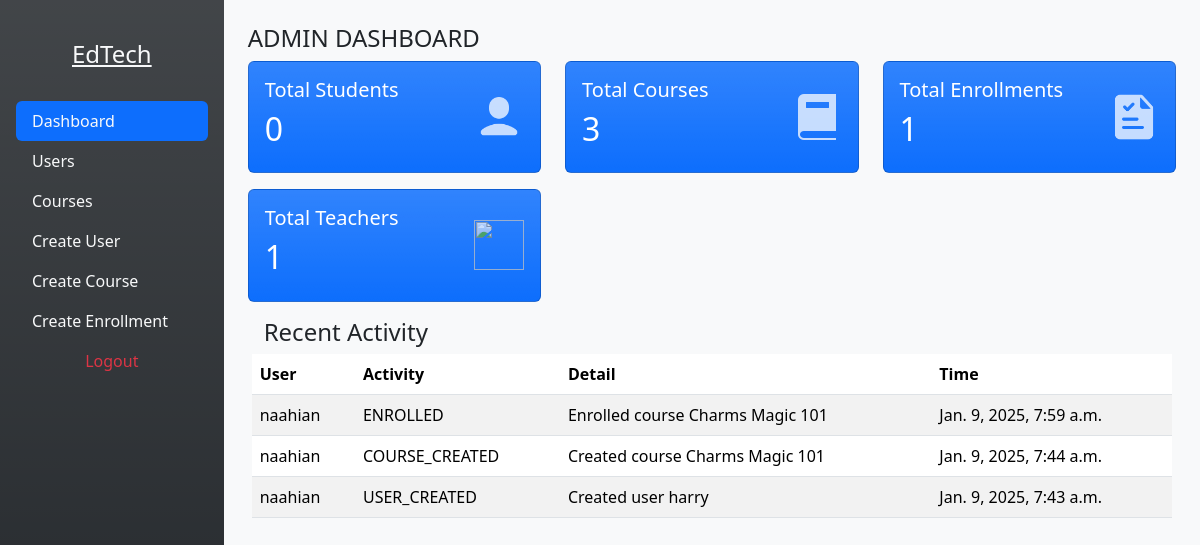
Before: /dashboard/admin (signed in) with the older database file.
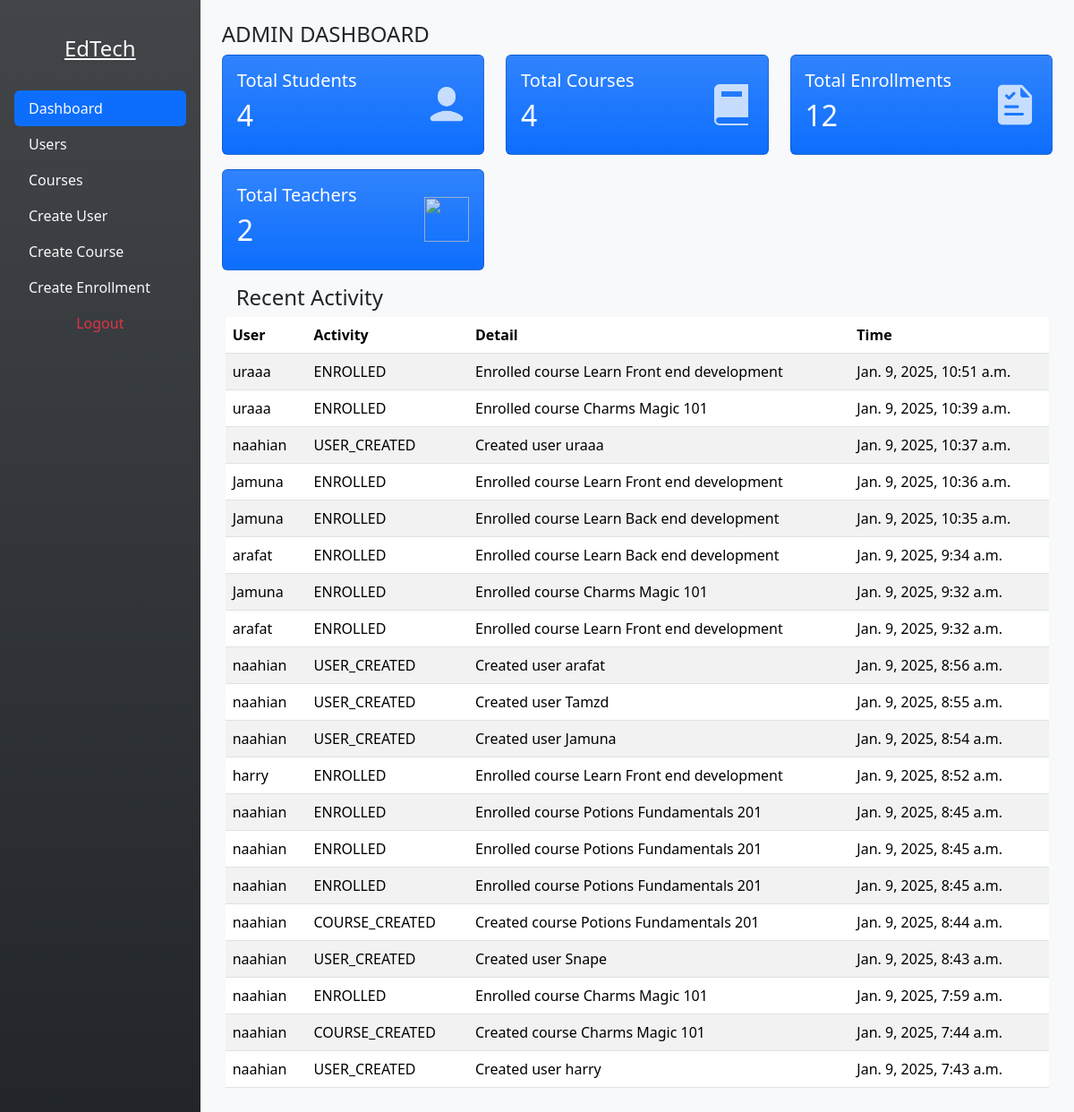
After: the same page with the newer database file.
### dashboard/models.py (models this page shows, shortened)
class Activity(models.Model):
    ACTION_CHOICES = [
        ("USER_CREATED", "User Created"),
        ("USER_CREATED", "User Deleted"),
        ("COURSE_CREATED", "Course Created"),
        ("COURSE_DELETED", "Course Deleted"),
        ("ENROLLED", "Enrolled"),
        ("COMPLETED", "Enrollment Completed"),
    ]
    user = models.ForeignKey(User, on_delete=models.CASCADE, db_index=True)
    action = models.CharField(max_length=50, choices=ACTION_CHOICES)
    timestamp = models.DateTimeField(auto_now_add=True)
    details = models.TextField(blank=True)

### dashboard/views.py (the view)
# urls.py: path('admin', views.adminDashboard, name='admin-dashboard'),
@login_required(login_url="/users/login")
def adminDashboard(request:HttpRequest, usertype="admin"):
    activities = list(Activity.objects.values().order_by('-timestamp'))
    for activity in activities:
        activity["username"] = User.objects.filter(id=activity['user_id']).first().username
    context = {
        "user_type": usertype,
        "courses": len(Course.objects.all()),
        "enrollments": len(Enrollment.objects.all()),
        "teachers":Group.objects.get(name="teacher").user_set.count(),
        "students":Group.objects.get(name="student").user_set.count(),
        "activities" : activities
    }
    return render(request, "admin_dashboard.html", context=context)

### frontend/template/admin_dashboard.html (shortened to what the changed rows need)
{% load static %}
<!DOCTYPE html>
<html lang="en" style="height: 100%;">
<head>
    <link href="https://cdn.jsdelivr.net/npm/bootstrap@5.3.2/dist/css/bootstrap.min.css" rel="stylesheet"
 />
</head>
<body style="height: 100%;">
    {%block content%}
    <div class="d-flex w-100 h-100">
        <div class="tab-content w-100 p-4 bg-light" id="v-pills-tabContent"
            style="overflow-y: auto; max-height: calc(100vh - 2rem);">
            <div class="tab-pane fade show active" id="v-pills-dashboard" role="tabpanel"
                aria-labelledby="v-pills-dashboard-tab">
                <div class="row">
                    <div class="col-md-4">
                        <div class="flex-row card text-white align-items-center bg-primary bg-gradient mb-3">
                            <div class="col-md-8 card-body">
                                <h5 class="card-text">Total Students</h5>
                                <h2 class="card-title">{{students}}</h2>
                            </div>
                        </div>
                    </div>
                    <div class="col-md-4">
                        <div class="flex-row card text-white align-items-center bg-primary bg-gradient mb-3">
                            <div class="col-md-8 card-body">
                                <h5 class="card-text">Total Courses</h5>
                                <h2 class="card-title">{{courses}}</h2>
                            </div>
                        </div>
                    </div>
                    <div class="col-md-4">
                        <div class="flex-row card text-white align-items-center bg-primary bg-gradient mb-3">
                            <div class="col-md-8 card-body">
                                <h5 class="card-text">Total Enrollments</h5>
                                <h2 class="card-title">{{enrollments}}</h2>
                            </div>
                        </div>
                    </div>
                    <div class="col-md-4">
                        <div class="flex-row card text-white align-items-center bg-primary bg-gradient mb-3">
                            <div class="col-md-8 card-body">
                                <h5 class="card-text">Total Teachers</h5>
                                <h2 class="card-title">{{teachers}}</h2>
                            </div>
                        </div>
                    </div>
                </div>
                <div class="row px-3">
                    <table class="table table-striped">
                        <thead>
                            <tr>
                                <th>User</th>
                                <th>Activity</th>
                                <th>Detail</th>
                                <th>Time</th>
                            </tr>
                        </thead>
                        <tbody id="activity-list">
                            {%for item in activities %}
                            <tr>
                                <td>{{item.username}}</td>
                                <td>{{item.action}}</td>
                                <td>{{item.details}}</td>
                                <td>{{item.timestamp}}</td>
                            </tr>
                            {% endfor %}
                        </tbody>
                    </table>
                </div>
            </div>
        </div>
    </div>
    {%endblock%}
</body>
</html>

Changed rows visible on the page:
added Activity: username "uraaa", action "ENROLLED", details "Enrolled course Learn Front end development", timestamp "Jan. 9, 2025, 10:51 a.m."
added Activity: username "uraaa", action "ENROLLED", details "Enrolled course Charms Magic 101", timestamp "Jan. 9, 2025, 10:39 a.m."
added Activity: username "naahian", action "USER_CREATED", details "Created user uraaa", timestamp "Jan. 9, 2025, 10:37 a.m."
added Activity: username "Jamuna", action "ENROLLED", details "Enrolled course Learn Front end development", timestamp "Jan. 9, 2025, 10:36 a.m."
added Activity: username "Jamuna", action "ENROLLED", details "Enrolled course Learn Back end development", timestamp "Jan. 9, 2025, 10:35 a.m."
added Activity: username "arafat", action "ENROLLED", details "Enrolled course Learn Back end development", timestamp "Jan. 9, 2025, 9:34 a.m."
added Activity: username "Jamuna", action "ENROLLED", details "Enrolled course Charms Magic 101", timestamp "Jan. 9, 2025, 9:32 a.m."
added Activity: username "arafat", action "ENROLLED", details "Enrolled course Learn Front end development", timestamp "Jan. 9, 2025, 9:32 a.m."
added Activity: username "naahian", action "USER_CREATED", details "Created user arafat", timestamp "Jan. 9, 2025, 8:56 a.m."
added Activity: username "naahian", action "USER_CREATED", details "Created user Tamzd", timestamp "Jan. 9, 2025, 8:55 a.m."
added Activity: username "naahian", action "USER_CREATED", details "Created user Jamuna", timestamp "Jan. 9, 2025, 8:54 a.m."
added Activity: username "harry", action "ENROLLED", details "Enrolled course Learn Front end development", timestamp "Jan. 9, 2025, 8:52 a.m."
added Activity: username "naahian", action "ENROLLED", details "Enrolled course Potions Fundamentals 201", timestamp "Jan. 9, 2025, 8:45 a.m."
added Activity: username "naahian", action "ENROLLED", details "Enrolled course Potions Fundamentals 201", timestamp "Jan. 9, 2025, 8:45 a.m."
added Activity: username "naahian", action "ENROLLED", details "Enrolled course Potions Fundamentals 201", timestamp "Jan. 9, 2025, 8:45 a.m."
added Activity: username "naahian", action "COURSE_CREATED", details "Created course Potions Fundamentals 201", timestamp "Jan. 9, 2025, 8:44 a.m."
added Activity: username "naahian", action "USER_CREATED", details "Created user Snape", timestamp "Jan. 9, 2025, 8:43 a.m."
Other visible differences:
{{ students }}: "0" → "4"
{{ courses }}: "3" → "4"
{{ enrollments }}: "1" → "12"
{{ teachers }}: "1" → "2"
